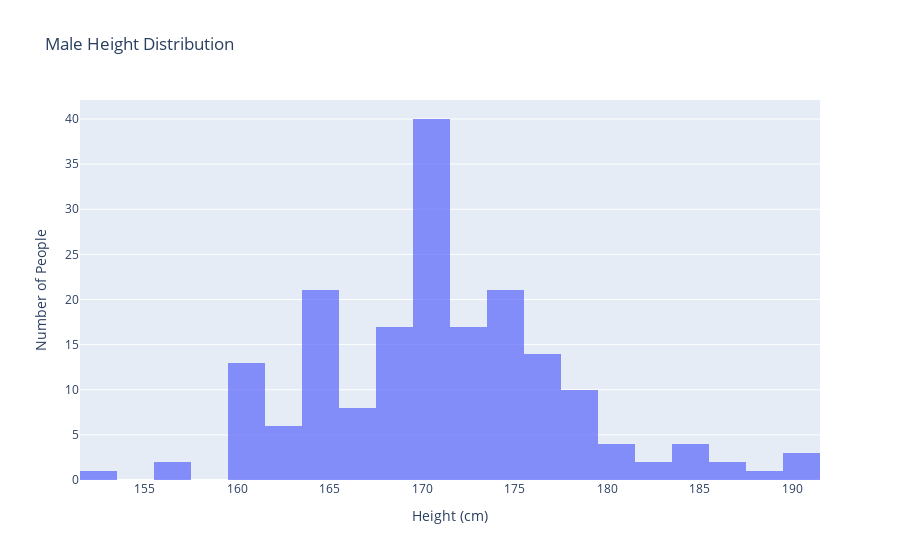

Notebook source saved alongside this figure:
### Code cell
data6 = [
    go.Histogram(
    x=df_heights[df_heights['Sex']==0]['Height'],
    opacity=0.75,
    name='Male'
)]

# create the layout
layout6 = go.Layout(title="Male Height Distribution",
                   yaxis={"title": "Number of People"},
                   xaxis={"title": "Height (cm)"})

# create the figure 
fig6 = go.Figure(data=data6, layout=layout6)
fig6.show()

### Figure 1 — Plotly figure (JSON) as saved in the notebook; plotly's stock layout.template omitted (floating-point values rounded to 4 significant figures; data arrays with more than 128 entries replaced by an {"elided": "..."} marker saying what was removed)
{"data": [{"name": "Male", "opacity": 0.75, "type": "histogram", "x": {"elided": "186 int values"}}], "layout": {"title": {"text": "Male Height Distribution"}, "xaxis": {"title": {"text": "Height (cm)"}}, "yaxis": {"title": {"text": "Number of People"}}}}
